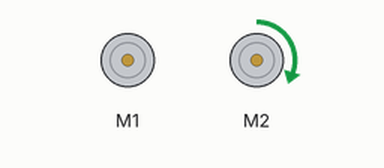
A sketch run on a simulated Arduino Uno, built with avr-gcc and run on an emulated ATmega328P. Parts: 2 × DC motor (green arrow = forward, orange = backward, longer = faster).

Above: at 0.1 s.
Timing chart, 0 to 1.6 s (numbered marks = the images above):
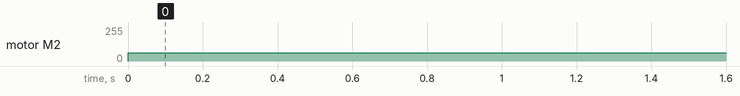

The sketch:

newMCScepterGrabRight.ino
```cpp
#include <DRV8835MotorShield.h>

DRV8835MotorShield motors;

void setup()
{
}

void loop()
{
  motors.setM1Speed(0);
  motors.setM2Speed(100);
}
```

Measured:
- by itself, motor M2: stopped → forward 63/255 at 0.00 s
